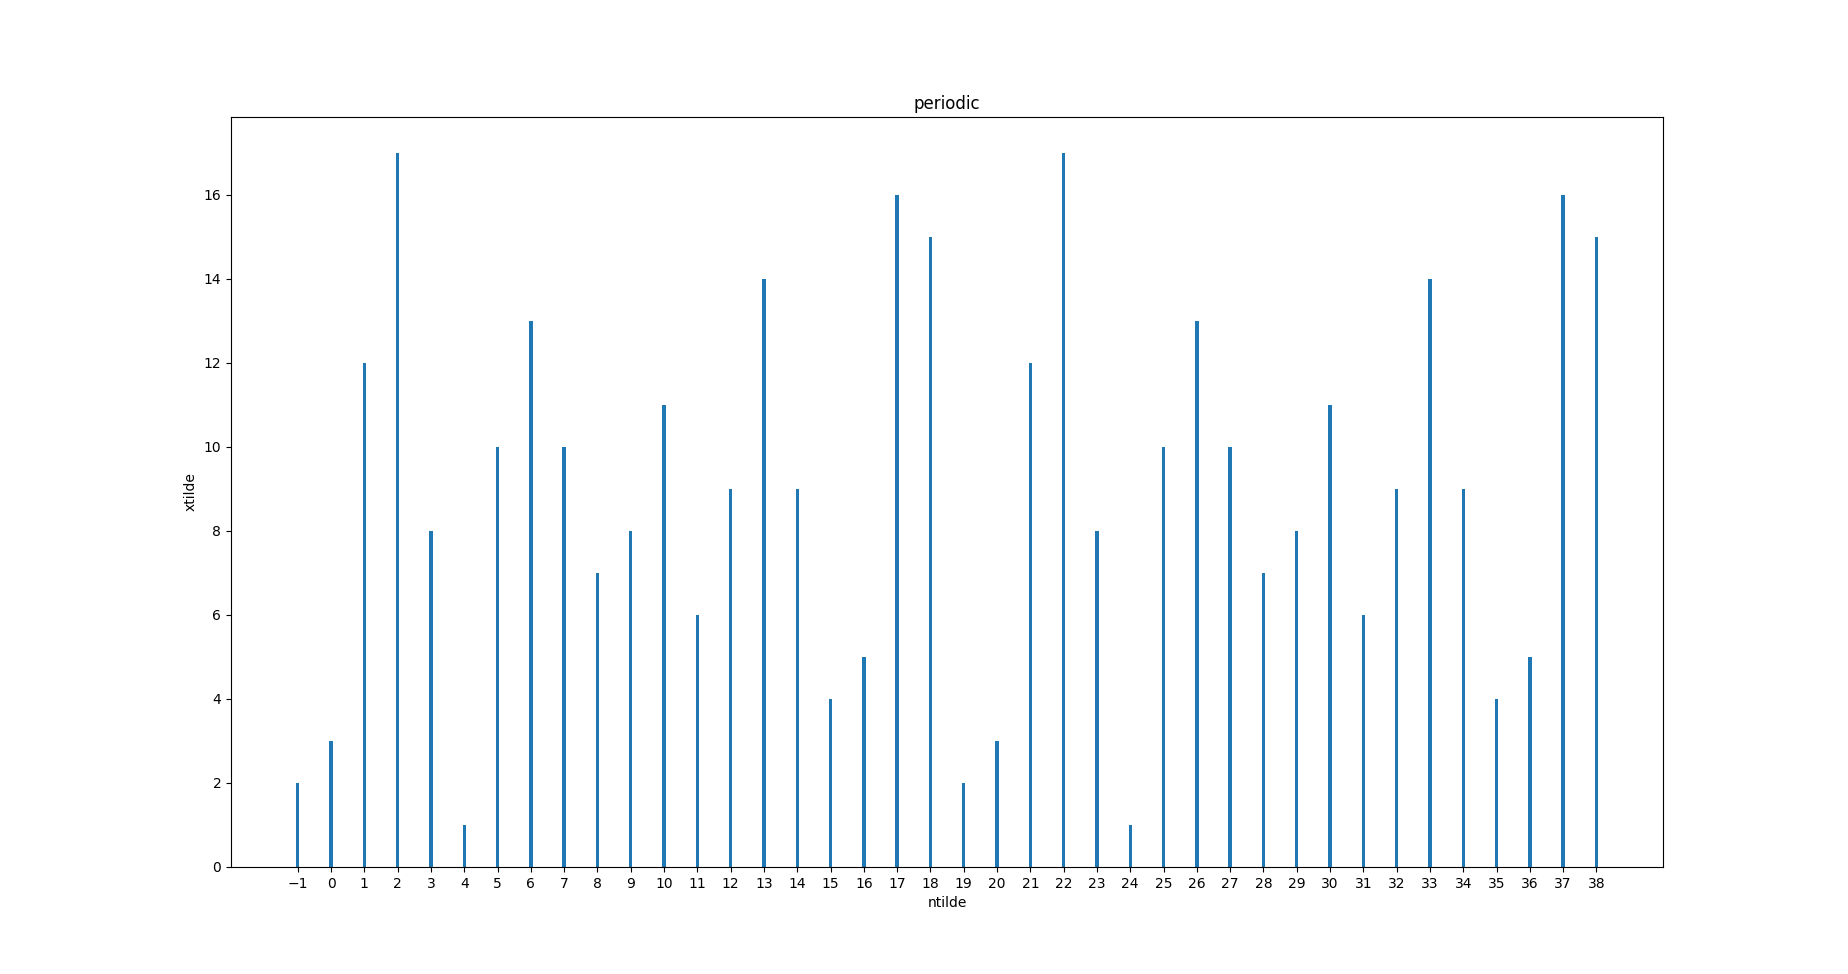

Here is the Python script that generated this plot:
import matplotlib.pyplot as plt
import numpy as np
from base.periodic import *
from base.sigadd import *

n1 = np.arange(-1, 3)
x1 = np.array([-4, 0, 2, 8])

n2 = np.arange(-1, 4)
x2 = np.array([-1, 1, 3, 7, 5])

n3 = np.arange(-1, 1)
x3 = np.array([7, 2])
# x3 = np.array([2, 7])

xtilde1 = periodic(x1, 10)
ntilde1 = np.arange(np.amin(n1), np.amin(n1) + len(n1)*10)

xtilde2 = periodic(x2, 8)
ntilde2 = np.arange(np.amin(n2), np.amin(n2) + len(n2)*8)

xtilde3 = periodic(x3, 20)
ntilde3 = np.arange(np.amin(n3), np.amin(n3) + len(n3)*20)

xtilde, ntilde = sigadd(xtilde1, ntilde1, xtilde2, ntilde2)
xtilde, ntilde = sigadd(xtilde, ntilde, xtilde3, ntilde3)

plt.bar(ntilde, xtilde, width = 0.1)
plt.xticks(range(np.amin(ntilde), np.amax(ntilde)+1))
plt.xlabel('ntilde')
plt.ylabel('xtilde')
plt.title('periodic')

plt.show()
